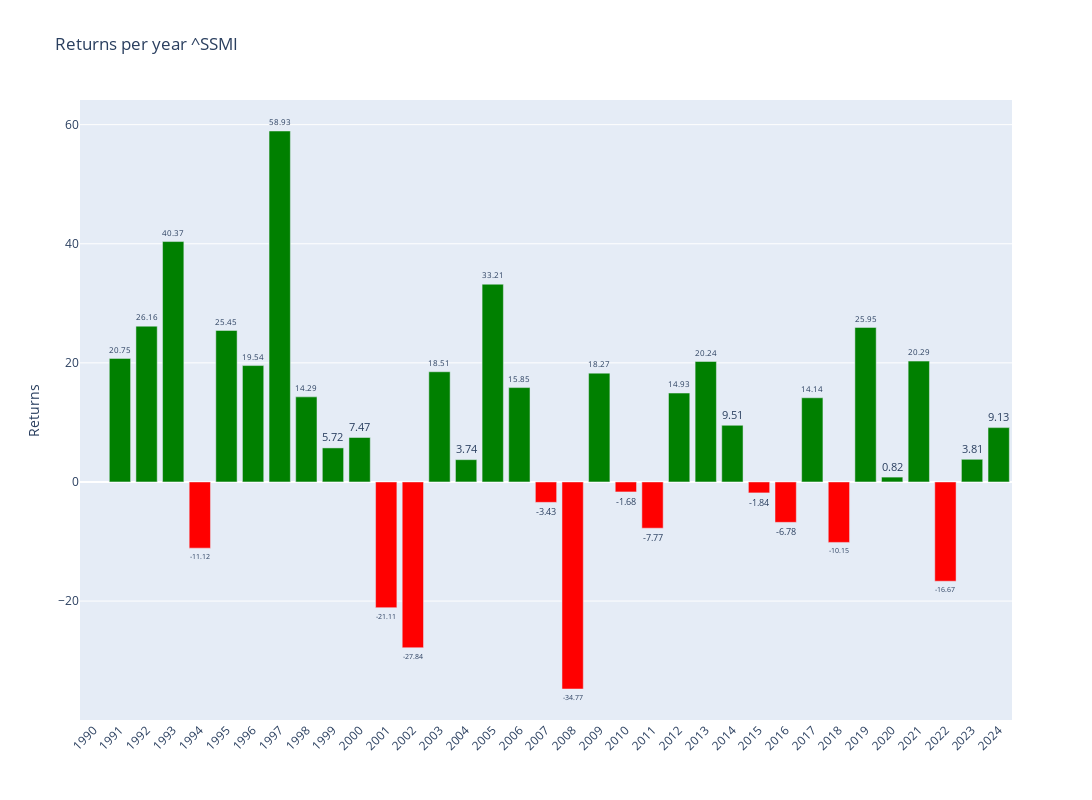

The notebook cell this image was saved under:
### Code cell
# Plotly
fig = make_subplots()

# Add colors
colors = ['green' if x >= 0 else 'red' for x in annual_data['Return']]

# Graph (1,1)
fig.add_trace(go.Bar(y=annual_data['Return'],x=annual_data['Return'].index,text=round(annual_data['Return'],2),textposition='outside',marker_color=colors,hoverinfo='skip'),row=1,col=1)

# Update xaxis properties
fig.update_yaxes(title_text="Returns", row=1, col=1)

fig.update_layout(xaxis=dict(tickvals=annual_data.index,tickangle=-45),height=800, width=1300,title=f"Returns per year {ticker}")

fig.show()

### Figure 1 — Plotly figure (JSON) as saved in the notebook; plotly's stock layout.template omitted (floating-point values rounded to 4 significant figures)
{"data": [{"hoverinfo": "skip", "marker": {"color": ["red", "green", "green", "green", "red", "green", "green", "green", "green", "green", "green", "red", "red", "green", "green", "green", "green", "red", "red", "green", "red", "red", "green", "green", "green", "red", "red", "green", "red", "green", "green", "green", "red", "green", "green"]}, "text": [null, 20.75, 26.16, 40.37, -11.12, 25.45, 19.54, 58.93, 14.29, 5.72, 7.47, -21.11, -27.84, 18.51, 3.74, 33.21, 15.85, -3.43, -34.77, 18.27, -1.68, -7.77, 14.93, 20.24, 9.51, -1.84, -6.78, 14.14, -10.15, 25.95, 0.82, 20.29, -16.67, 3.81, 9.13], "textposition": "outside", "type": "bar", "x": [1990, 1991, 1992, 1993, 1994, 1995, 1996, 1997, 1998, 1999, 2000, 2001, 2002, 2003, 2004, 2005, 2006, 2007, 2008, 2009, 2010, 2011, 2012, 2013, 2014, 2015, 2016, 2017, 2018, 2019, 2020, 2021, 2022, 2023, 2024], "xaxis": "x", "y": [null, 20.75, 26.16, 40.37, -11.12, 25.45, 19.54, 58.93, 14.29, 5.717, 7.468, -21.11, -27.84, 18.51, 3.743, 33.21, 15.85, -3.428, -34.77, 18.27, -1.678, -7.766, 14.93, 20.24, 9.513, -1.84, -6.784, 14.14, -10.15, 25.95, 0.8154, 20.29, -16.67, 3.806, 9.126], "yaxis": "y"}], "layout": {"height": 800, "title": {"text": "Returns per year ^SSMI"}, "width": 1300, "xaxis": {"anchor": "y", "domain": [0, 1], "tickangle": -45, "tickvals": [1990, 1991, 1992, 1993, 1994, 1995, 1996, 1997, 1998, 1999, 2000, 2001, 2002, 2003, 2004, 2005, 2006, 2007, 2008, 2009, 2010, 2011, 2012, 2013, 2014, 2015, 2016, 2017, 2018, 2019, 2020, 2021, 2022, 2023, 2024]}, "yaxis": {"anchor": "x", "domain": [0, 1], "title": {"text": "Returns"}}}}
